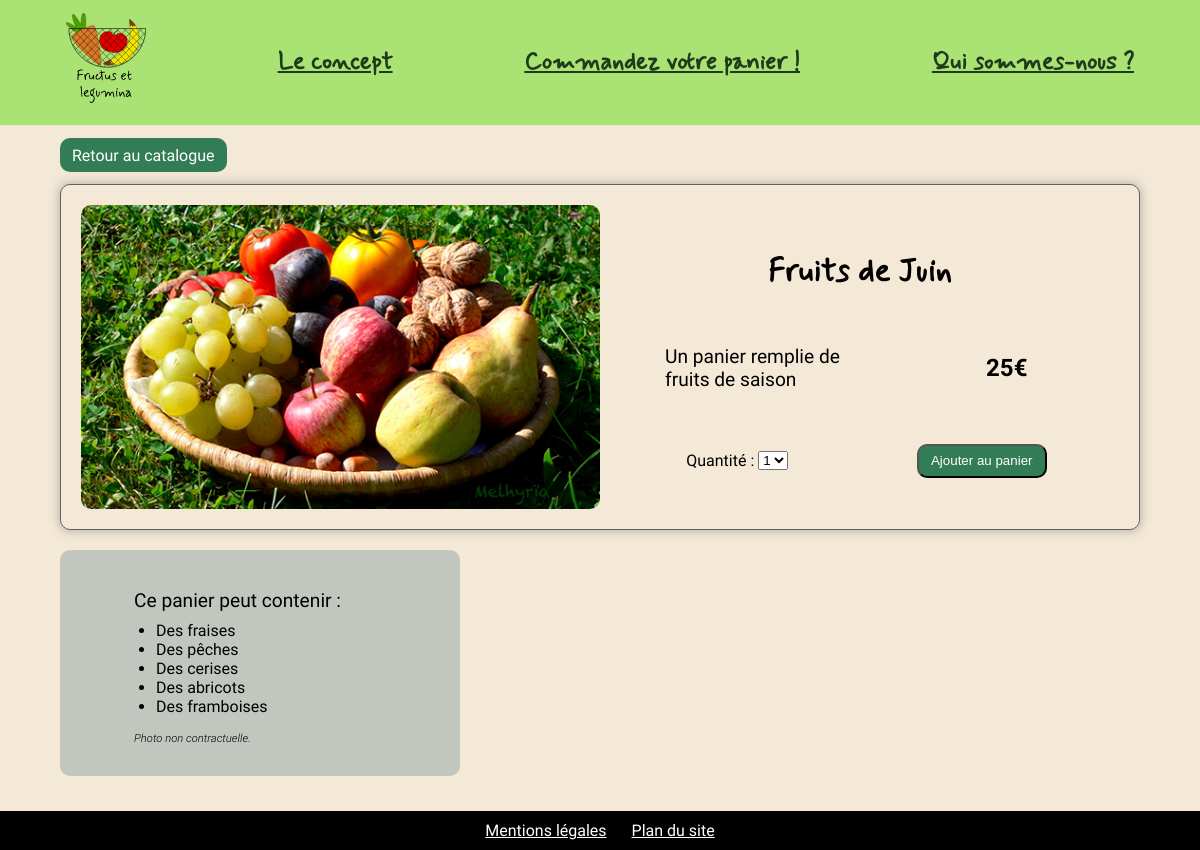
The app's page /article.php?id=16 with its own data.
### tables this page shows
create table if not exists `203_formules` (
    `id_formule` bigint primary key auto_increment,
    `nom_formule` tinytext,
    `prix` tinyblob,
    `periode` tinyblob,
     
    `description_formule` mediumtext
);

create table if not exists `203_ingredients` (
    `id_ingredient` bigint primary key auto_increment,
    `nom_ingredient` tinytext,
    `type` int,
     
    `saison` int,
     
    `description_ingredient` mediumtext
);

### article.php (the view, shortened to what this page needs)
<!DOCTYPE html>
<html lang="fr">
<head>
    <link rel="stylesheet" href="style.css">
</head>
<body>
    <header>
        <nav id="navigation">
            <a href="./index.php" class="logo" title="Lien pour aller vers l'accueil"><img src="./photos/logo.svg"
                    alt="Accueil"></a>
            <a href="./concept.php" title="Lien pour aller à la page concept">Le concept</a>
            <a href="./catalogue.php" title="Lien pour aller au catalogue">Commandez votre panier&nbsp;!</a>
            <a href="./quisommesnous.php" title="Lien pour aller à la page de présentation de l'équipe">Qui sommes-nous&nbsp;?</a>
        </nav>
    </header>
    <?php
    if (isset($_GET['id'])) {
        require('./bdconnect.php');
        $requete = "SELECT * FROM `203_formules` where id_formule = :id;";
        $stmt = $db->prepare($requete);
        $stmt->bindValue(':id', $_GET['id'], PDO::PARAM_INT);
        $stmt->execute();
        $result = $stmt->fetch(PDO::FETCH_ASSOC);
        ?>
        <div class="lien"><a class="lienFormule" href="./catalogue.php" title="Lien pour retourner au catalogue">Retour au catalogue</a></div>
        <div class="produit">
            <div class="produitTexte">
                <h1 class="top titre" id="top">
                    <?= $result["nom_formule"]; ?>
                </h1>
                <p>
                    <?= $result['description_formule']; ?>
                </p>
                <p class="prix">
                    <?= $result['prix']; ?>€
                </p>
                <div class="quantite">
                    <label for="quantite">Quantité :&nbsp;</label>
                    <select name="quantite" id="quantite">
                        <option value="1">1</option>
                    </select>
                </div>
                <?php
                if ($result["periode"] == date("m")) {
                    echo ('<div class="lien"><button class="lienFormule panier" id="' . $result["id_formule"] . '">Ajouter au panier</button></div>');
                } else {
                    echo ('<div class="lien"><p class="indisponible">Cette formule n\'est pas disponible</p></div>');
                }
                ?>
            </div>
            <img src="<?php if (strstr($result['nom_formule'], "Fruits et légumes")) {
                echo ("./photos/panier-fruit-legume.jpg");
            } else if (strstr($result['nom_formule'], "Fruits")) {
                echo ("./photos/panier-fruit.jpg");
            } else if (strstr($result['nom_formule'], "Légumes")) {
                echo ("./photos/panier-legume.jpg");
            } else {
                echo ("./photos/interogation.png");
            } ?>" alt="" width="50%">
        </div>
        <div class="dansPanier achat">
            <p>Ce panier peut contenir :</p>
            <ul>
                <?php
                $requete = "SELECT * FROM `zarka_resaweb`.`203_ingredients` i inner join `zarka_resaweb`.`203_ingredients_formule` fi on i.id_ingredient = fi.ext_id_ingredient where fi.ext_id_formule = :idFormule ORDER BY i.type ASC";
                $stmt = $db->prepare($requete);
                $stmt->bindValue(':idFormule', $result["id_formule"], PDO::PARAM_INT);
                $stmt->execute();
                $result = $stmt->fetchAll(PDO::FETCH_ASSOC);
                foreach ($result as $key => $element) {
                    $ingredient = "Des " . str_replace("L'", "", str_replace("La ", "", str_replace("Le ", "", $element["nom_ingredient"])));
                    if (substr($ingredient, -1) != "x") {
                        if (substr($ingredient, -1) == "u") {
                            $ingredient .= "x";
                        } else {
                            $ingredient .= "s";
                        }
                    }
                    echo ("<li>" . $ingredient . "</li>");
                }
                ?>
            </ul>
            <p class="italic">Photo non contractuelle.</p>
        </div>
    <?php } else {
        header('Location: ./catalogue.php');
        exit;
    } ?>
    <footer><a href="./mentionslegales.php" title="Lien pour aller aux mentions légales">Mentions légales</a><a
            href="./planSite.php" title="Lien pour aller au plan du site">Plan du site</a></footer>
</body>
</html>

### style.css (style rules this page uses)
*, *::before, *::after { box-sizing: border-box; }
html, body { width: 100%; margin: 0; font-family: 'Roboto', sans-serif; }
html { scroll-behavior: smooth; }
body { margin-top: 125px; background-color: #f4e9d7; }
p { font-size: 1.2rem; width: 70%; margin-right: auto; margin-left: auto; }
nav { top: 0; display: flex; background-color: #AAE273; position: fixed; z-index: 300; width: 100%; overflow: hidden; height: 125px; }
nav img { width: 80px; }
nav a { font-size: 1.5rem; text-align: center; color: #1E3C1D; font-weight: bold; align-self: center; transition: 0.8s; border-radius: 10px; margin: 5px auto; padding: 10px 15px; font-family: Mynerve, cursive; }
.titre { margin-right: auto; margin-left: auto; width: 300px; text-align: center; font-size: 2rem; font-family: Mynerve, cursive; }
.top { padding-top: 15px; margin-top: 0px; }
footer { background-color: black; padding: 10px; display: flex; justify-content: center; gap: 25px; }
footer a { color: white; display: block; }
.lienFormule { text-decoration: none; color: white; background-color: #327D58; cursor: pointer; border-radius: 10px; padding: 7.5px 12px; transition: 0.5s; width: -webkit-fit-content; width: -moz-fit-content; width: fit-content; text-align: center; }
.prix { font-weight: 700; text-align: center; font-size: 1.5rem; }
.produit { display: flex; flex-direction: row-reverse; flex-wrap: wrap; padding: 20px; border: rgb(96, 96, 96) solid 1px; box-shadow: 0px 0px 10px 1px rgba(119, 119, 119, 0.5); -moz-box-shadow: 0px 0px 10px 1px rgba(119, 119, 119, 0.5); -webkit-box-shadow: 0px 0px 10px 1px rgba(119, 119, 119, 0.5); border-radius: 10px; width: 90%; margin-right: auto; margin-left: 5%; justify-content: center; min-width: 390px; margin-bottom: 20px; }
.produit img { border-radius: 10px; }
.produit>*:not(img) { width: 50%; }
.lien { margin-bottom: 20px; height: -webkit-fit-content; height: -moz-fit-content; height: fit-content; margin-left: 5%; padding-top: 20px; }
.produitTexte { display: flex; flex-wrap: wrap; padding: 15px; justify-content: space-around; align-items: center; gap: 20px 0; min-width: 350px; }
.produitTexte>* { margin: 0; }
.produitTexte h1 { width: 100%; text-align: center; height: -webkit-fit-content; height: -moz-fit-content; height: fit-content; }
.produitTexte p:not(.lienFormule) { width: 50%; padding-left: 50px; }
.produitTexte div { justify-content: center; display: flex; width: 50%; padding: 0; }
.panier { display: flex; justify-content: center; align-items: flex-start; gap: 15px; flex-wrap: wrap; }
ul { width: 80%; margin-right: auto; margin-left: auto; margin-top: -10px; }
.dansPanier { background-color: #c1c7bf; padding: 20px; border-radius: 10px; width: 45%; min-width: 400px; max-width: 500px; }
.achat { min-width: 390px; max-width: 400px; margin-left: 5%; margin-bottom: 35px; }
.italic { font-weight: 300; font-style: italic; font-size: 0.7rem; color: black; }

### records on screen
203_formules: nom_formule "Fruits de Juin", description_formule "Un panier remplie de fruits de saison", prix "25"
203_ingredients: nom_ingredient "Des fraises"
203_ingredients: nom_ingredient "Des pêches"
203_ingredients: nom_ingredient "Des cerises"
203_ingredients: nom_ingredient "Des abricots"
203_ingredients: nom_ingredient "Des framboises"
